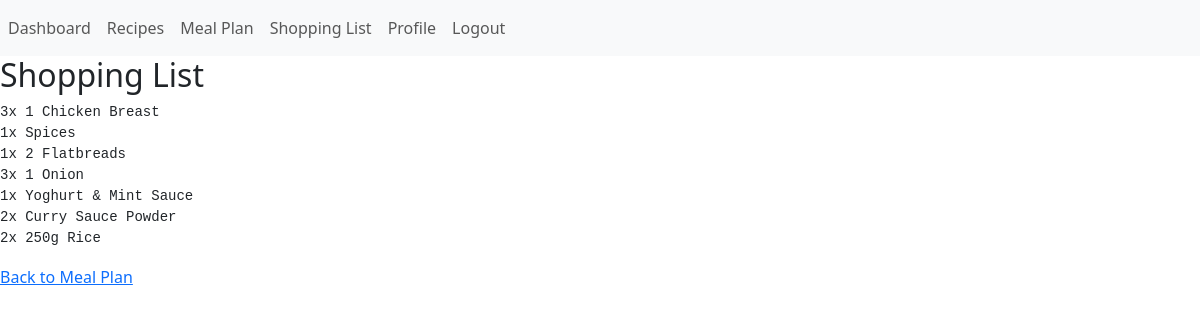
Page /shopping-list/ (signed in) on the earlier database version.
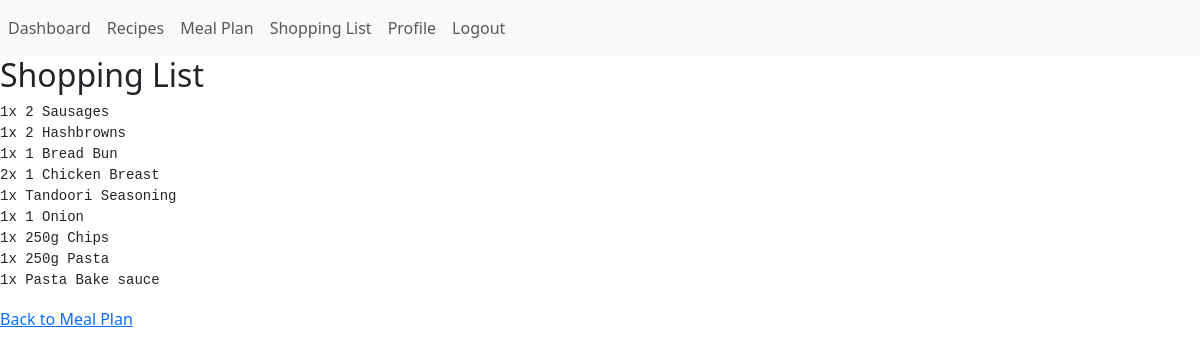
Same page on the later database version.
### wfd/models.py (models this page shows, shortened)
class ShoppingList(models.Model):
    user = models.ForeignKey(User, on_delete=models.CASCADE)
    items = models.TextField()  # Will store combined ingredients as text
    created_at = models.DateTimeField(auto_now_add=True)

### wfd/views.py (the view)
# urls.py: path('shopping-list/', views.generate_shopping_list, name='shopping_list'),
@login_required
def generate_shopping_list(request):
    meal_plan = MealPlan.objects.filter(user=request.user).first()
    if not meal_plan:
        return redirect('meal_plan')
    ingredient_list = []
    for item in meal_plan.items.all():
        recipe = item.recipe
        ingredient_list.extend(recipe.ingredients.split("\n"))
    shopping_items = {}
    for ingredient in ingredient_list:
        ingredient = ingredient.strip()
        if ingredient:
            shopping_items[ingredient] = shopping_items.get(ingredient, 0) + 1
    shopping_list, created = ShoppingList.objects.get_or_create(user=request.user)
    shopping_list.items = "\n".join([f"{v}x {k}" for k, v in shopping_items.items()])
    shopping_list.save()
    return render(request, 'shopping_list.html', {'shopping_list': shopping_list})

### wfd/templates/shopping_list.html
{% extends "base.html" %}
{% block content %}
    <h2>Shopping List</h2>
    <pre>{{ shopping_list.items }}</pre>
    <a href="{% url 'meal_plan' %}">Back to Meal Plan</a>
{% endblock %}

Differences in the rows shown:
removed ShoppingList: items "3x 1 Chicken Breast 1x Spices 1x 2 Flatbreads 3x 1 Onion 1x Yoghurt & Mint Sauce 2x Curry Sauce Powder 2x 250g Rice"
added ShoppingList: items "1x 2 Sausages 1x 2 Hashbrowns 1x 1 Bread Bun 2x 1 Chicken Breast 1x Tandoori Seasoning 1x 1 Onion 1x 250g Chips 1x 250g Pasta 1x Pasta Bake sauce"
